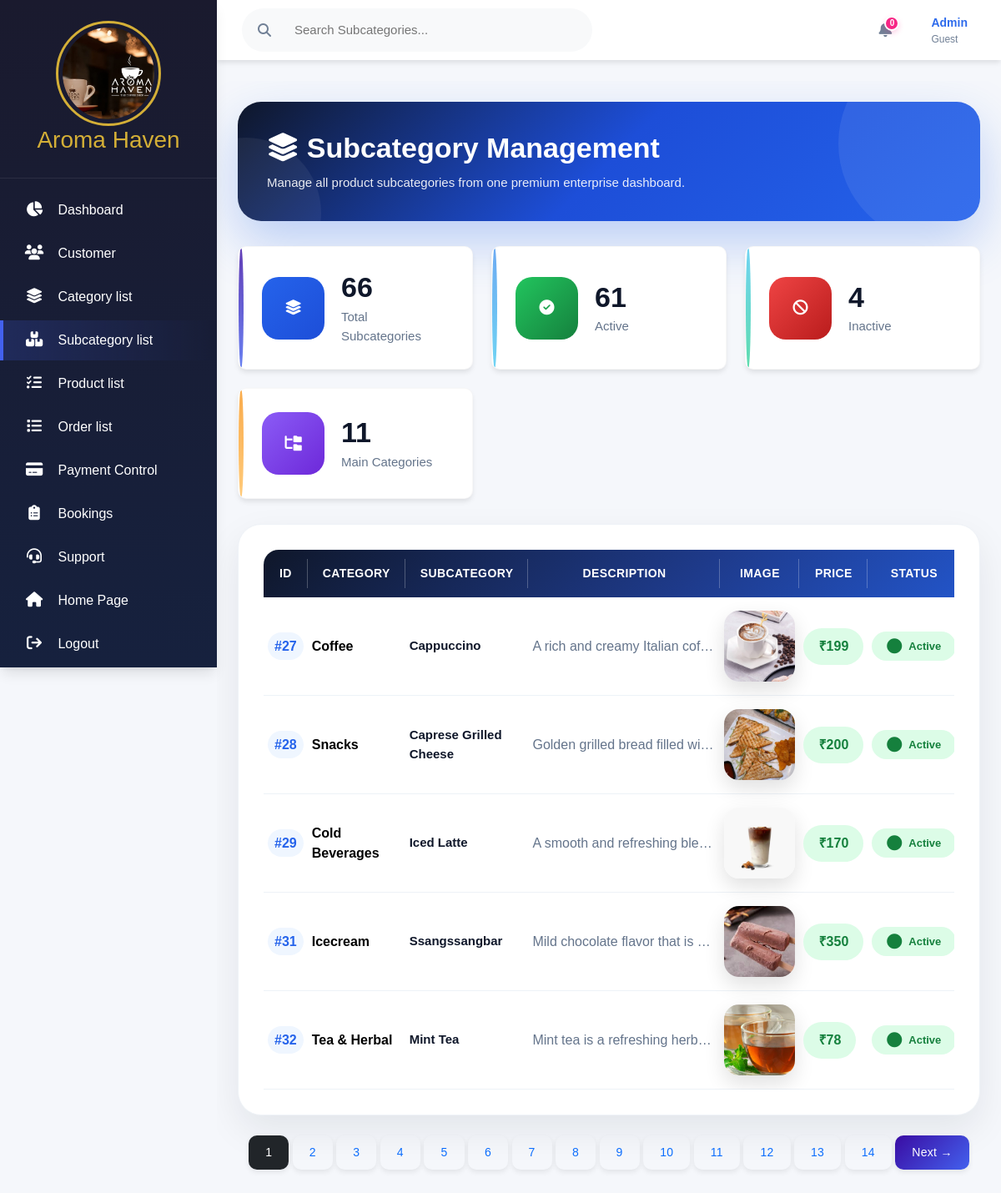
/admin/subcategory_list.php, run on the app's committed database.
### tables this page shows
CREATE TABLE `subcategories` (
  `id` int(11) NOT NULL,
  `category_id` int(11) NOT NULL,
  `category_name` varchar(255) NOT NULL,
  `name` varchar(255) NOT NULL,
  `descri` varchar(255) NOT NULL,
  `image` text NOT NULL,
  `price` int(255) NOT NULL,
  `status` tinyint(1) DEFAULT 1,
  `create_at` timestamp NOT NULL DEFAULT current_timestamp()
);

CREATE TABLE `categories` (
  `id` int(255) NOT NULL,
  `name` varchar(255) NOT NULL,
  `slug` varchar(255) NOT NULL,
  `descri` varchar(255) NOT NULL,
  `price` int(255) NOT NULL,
  `image` text NOT NULL,
  `status` tinyint(1) NOT NULL DEFAULT 1,
  `create_at` timestamp NOT NULL DEFAULT current_timestamp(),
  `parent_id` int(255) NOT NULL DEFAULT 0
);

### admin/subcategory_list.php (the view, shortened to what this page needs)
<?php
global $conn;
?>
<!DOCTYPE html>
<html lang="en">
<head>
    <link rel="stylesheet" href="https://cdnjs.cloudflare.com/ajax/libs/font-awesome/6.7.2/css/all.min.css"/>
    <link rel="stylesheet" href="../assets/bootstrap-5.3.7-dist/css/bootstrap.min.css"/>
    <link rel="stylesheet" href="https://cdn.datatables.net/2.3.7/css/dataTables.bootstrap5.min.css">
    <link rel="stylesheet" href="admin_panel.css">
</head>
<body>
<?php
$limit = 5;
$page = isset($_GET['page']) ? (int)$_GET['page'] : 1;
$offset = ($page - 1) * $limit;
$total_sql = "
SELECT COUNT(*) as total
FROM subcategories s
JOIN categories c
ON s.category_id = c.id
WHERE 1
";
$total_query = mysqli_query($conn,$total_sql);
$total_row = mysqli_fetch_assoc($total_query);
$total_records = $total_row['total'];
$total_pages = ceil($total_records / $limit);
$sql = "
SELECT
    s.id,
    s.category_id,
    c.name AS category_name,
    s.name,
    s.descri,
    s.image,
    s.price,
    s.status,
    s.create_at
FROM subcategories s
JOIN categories c
ON s.category_id = c.id
WHERE 1
";
$sql .= "
ORDER BY s.id ASC
LIMIT $offset,$limit
";
$res = mysqli_query($conn,$sql);
?>
<div class="container" style="margin-left:-1%; min-width:102%;">
    <?php include "sidebar.php"; ?>
    <?php include "header.php"; ?>
<div class="main-content">
<div class="subcategory-hero">
<div>
<h2>
<i class="fa-solid fa-layer-group"></i>
Subcategory Management
</h2>
<p>
Manage all product subcategories from one premium enterprise dashboard.
</p>
</div>
</div>
<?php
$totalSub=mysqli_fetch_assoc(mysqli_query($conn,"
SELECT COUNT(*) total
FROM subcategories
"));
$activeSub=mysqli_fetch_assoc(mysqli_query($conn,"
SELECT COUNT(*) total
FROM products
WHERE status=1
"));
$inactiveSub=mysqli_fetch_assoc(mysqli_query($conn,"
SELECT COUNT(*) total
FROM products
WHERE status=0
"));
$totalCategory=mysqli_fetch_assoc(mysqli_query($conn,"
SELECT COUNT(*) total
FROM categories
"));
?>
<div class="stats-grid">
<div class="stat-card total-card">
<div class="stat-icon">
<i class="fas fa-layer-group"></i>
</div>
<div class="stat-info">
<h3>
<?php echo $totalSub['total']; ?>
</h3>
<p>Total Subcategories</p>
</div>
</div>
<div class="stat-card active-card">
<div class="stat-icon">
<i class="fas fa-check-circle"></i>
</div>
<div class="stat-info">
<h3>
<?php echo $activeSub['total']; ?>
</h3>
<p>Active</p>
</div>
</div>
<div class="stat-card inactive-card">
<div class="stat-icon">
<i class="fas fa-ban"></i>
</div>
<div class="stat-info">
<h3>
<?php echo $inactiveSub['total']; ?>
</h3>
<p>Inactive</p>
</div>
</div>
<div class="stat-card category-card">
<div class="stat-icon">
<i class="fas fa-folder-tree"></i>
</div>
<div class="stat-info">
<h3>
<?php echo $totalCategory['total']; ?>
</h3>
<p>Main Categories</p>
</div>
</div>
</div>
        <div class="subcategory-card">
<div class="table-responsive">
<table class="table premium-table align-middle">
<thead class="premium-head">
<tr>
<th>ID</th>
<th>Category</th>
<th>Subcategory</th>
<th>Description</th>
<th>Image</th>
<th>Price</th>
<th>Status</th>
</tr>
</thead>
 <tbody>
        <?php if(mysqli_num_rows($res) > 0){ ?>
            <?php while($row = mysqli_fetch_assoc($res)){ ?>
          <tr>
<td>
<span class="table-id">
#<?php echo $row['id']; ?>
</span>
</td>
<td>
<div class="category-box">
<div>
<b>
<?php echo $row['category_name']; ?>
</b>
</div>
</div>
</td>
<td>
<div class="subcategory-name">
<?php echo $row['name']; ?>
</div>
</td>
<td>
<div class="description-box">
<?php echo $row['descri']; ?>
</div>
</td>
<td>
<img
src="<?php echo !empty($row['image']) ? '../images/'.$row['image'] : '../images/default.avif'; ?>"
class="subcategory-image"
>
</td>
<td>
<div class="price-tag">
₹<?php echo number_format($row['price']); ?>
</div>
</td>
<td>
<?php
if($row['status']==1){
?>
<span class="status-badge active">
<i class="fas fa-circle"></i>
Active
</span>
<?php } ?>
</td>
</tr>
            <?php } ?>
        <?php } ?>
        </tbody>
</table>
</div>
</div>
    <div class="text-center mt-4 mb-4">
<?php for($p=1; $p<=$total_pages; $p++){ ?>
    <a class="btn <?php echo ($p==$page)?'btn-dark':'btn-outline-primary'; ?>"
       href="?page=<?php echo $p; ?>&search=<?php echo urlencode($search); ?>">
        <?php echo $p; ?>
    </a>
<?php } ?>
<?php if($page < $total_pages){ ?>
    <a class="btn btn-primary"
       href="?page=<?php echo $page+1; ?>&search=<?php echo urlencode($search); ?>">
        Next →
    </a>
<?php } ?>
</div>
</div>
</body>
</html>

### data on the page
subcategories: id "27", category.name "Coffee", name "Cappuccino", descri "A rich and creamy Italian cof…", image (picture), price "199", status 1 (drawn)
subcategories: id "28", category.name "Snacks", name "Caprese Grilled Cheese", descri "Golden grilled bread filled wi…", image (picture), price "200", status 1 (drawn)
subcategories: id "29", category.name "Cold Beverages", name "Iced Latte", descri "A smooth and refreshing ble…", image (picture), price "170", status 1 (drawn)
subcategories: id "31", category.name "Icecream", name "Ssangssangbar", descri "Mild chocolate flavor that is…", image (picture), price "350", status 1 (drawn)
subcategories: id "32", category.name "Tea & Herbal", name "Mint Tea", descri "Mint tea is a refreshing herb…", image (picture), price "78", status 1 (drawn)

### other printed values
$notificationData['total'] "0"
$_SESSION['user_name'] "Guest"
$totalSub['total'] "66"
$activeSub['total'] "61"
$inactiveSub['total'] "4"
$totalCategory['total'] "11"
